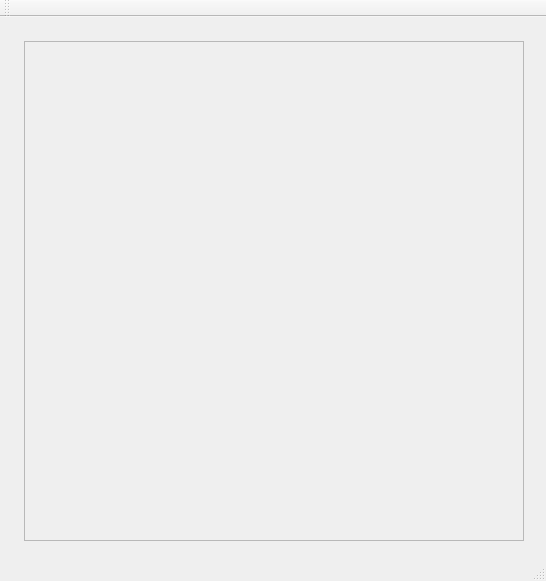
<?xml version="1.0" encoding="UTF-8"?>
<ui version="4.0">
 <class>MainWindow</class>
 <widget class="QMainWindow" name="MainWindow">
  <property name="geometry">
   <rect>
    <x>0</x>
    <y>0</y>
    <width>546</width>
    <height>581</height>
   </rect>
  </property>
  <property name="windowTitle">
   <string>Lidar test</string>
  </property>
  <widget class="QWidget" name="centralWidget">
   <widget class="QFrame" name="frame">
    <property name="geometry">
     <rect>
      <x>24</x>
      <y>24</y>
      <width>500</width>
      <height>500</height>
     </rect>
    </property>
    <property name="styleSheet">
     <string notr="true">background: white;
border: solid 1px gray;

QLable{background: gray;}</string>
    </property>
    <property name="frameShape">
     <enum>QFrame::StyledPanel</enum>
    </property>
    <property name="frameShadow">
     <enum>QFrame::Raised</enum>
    </property>
   </widget>
  </widget>
  <widget class="QMenuBar" name="menuBar">
   <property name="geometry">
    <rect>
     <x>0</x>
     <y>0</y>
     <width>546</width>
     <height>21</height>
    </rect>
   </property>
  </widget>
  <widget class="QToolBar" name="mainToolBar">
   <attribute name="toolBarArea">
    <enum>TopToolBarArea</enum>
   </attribute>
   <attribute name="toolBarBreak">
    <bool>false</bool>
   </attribute>
  </widget>
  <widget class="QStatusBar" name="statusBar"/>
 </widget>
 <layoutdefault spacing="6" margin="11"/>
 <resources/>
 <connections/>
</ui>
